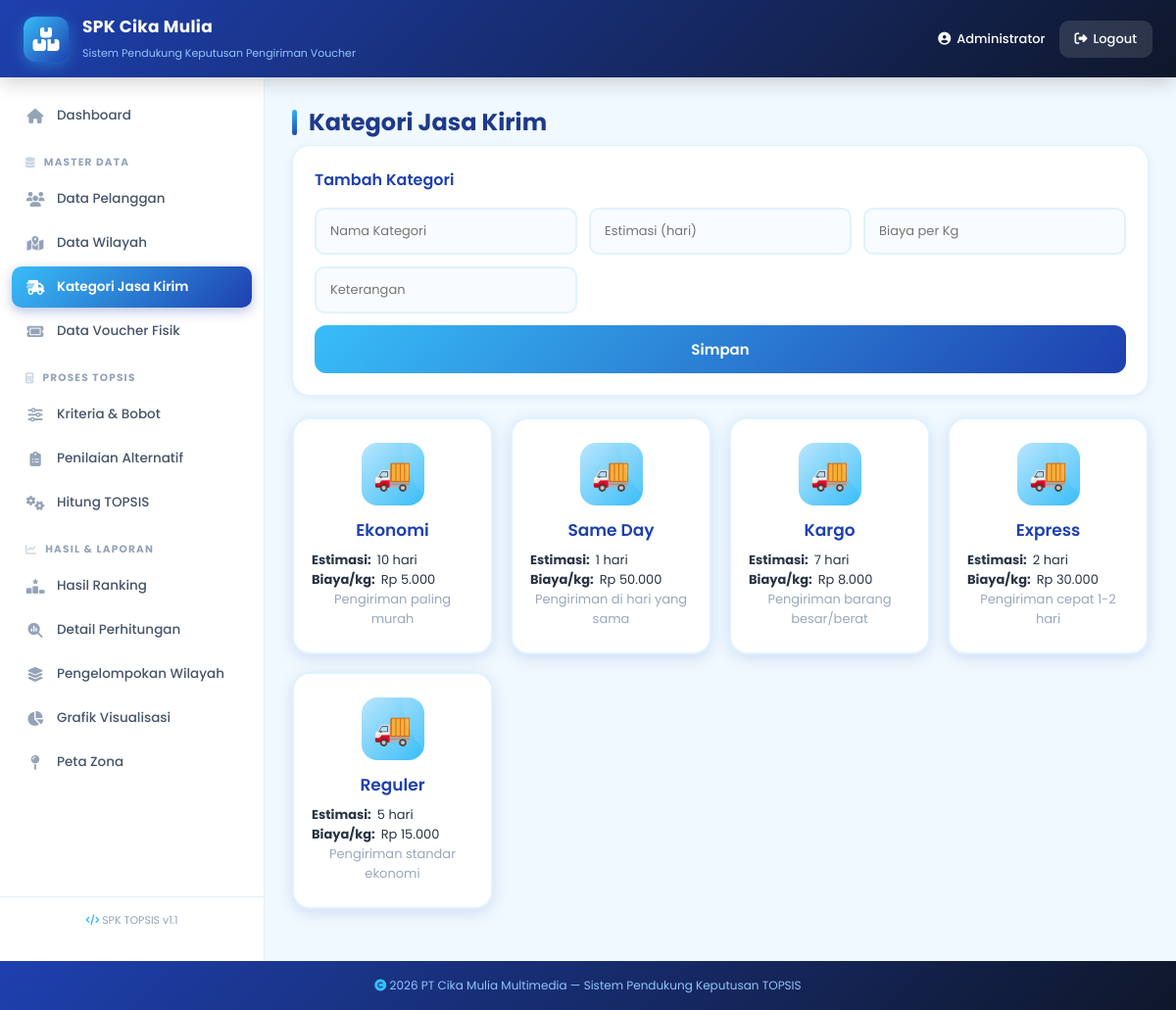
The page /pages/kategori_kirim.php (signed in) on the database its author committed.
### tables this page shows
CREATE TABLE kategori_kirim (
    id INT AUTO_INCREMENT PRIMARY KEY,
    nama_kategori VARCHAR(50) NOT NULL,
    estimasi_hari INT,
    biaya_per_kg DECIMAL(10,2),
    keterangan TEXT
);

### pages/kategori_kirim.php (the view)
<?php
include '../config/koneksi.php';
$data = mysqli_query($koneksi, "SELECT * FROM kategori_kirim ORDER BY id DESC");
include '../templates/header.php';
?>
<div class="layout">
  <?php include '../templates/sidebar.php'; ?>
  <main class="content">
    <h2 class="page-title">Kategori Jasa Kirim</h2>
    <div class="form-card">
      <h3>Tambah Kategori</h3>
      <form action="../proses/simpan_kategori.php" method="POST" class="form-grid">
        <input type="text" name="nama_kategori" placeholder="Nama Kategori" required>
        <input type="number" name="estimasi_hari" placeholder="Estimasi (hari)" required>
        <input type="number" step="0.01" name="biaya_per_kg" placeholder="Biaya per Kg" required>
        <input type="text" name="keterangan" placeholder="Keterangan">
        <button class="btn-primary" type="submit">Simpan</button>
      </form>
    </div>
    <div class="cards">
      <?php while($k = mysqli_fetch_assoc($data)): ?>
      <div class="card category-card">
        <div class="cat-icon">🚚</div>
        <h3><?= $k['nama_kategori'] ?></h3>
        <p><b>Estimasi:</b> <?= $k['estimasi_hari'] ?> hari</p>
        <p><b>Biaya/kg:</b> Rp <?= number_format($k['biaya_per_kg'],0,',','.') ?></p>
        <p class="muted"><?= $k['keterangan'] ?></p>
      </div>
      <?php endwhile; ?>
    </div>
  </main>
</div>
<?php include '../templates/footer.php'; ?>

### assets/css/style.css (style rules this page uses)
* { margin: 0; padding: 0; box-sizing: border-box; font-family: 'Poppins', 'Segoe UI', sans-serif; }
:root { --biru-muda: #e0f2fe; --biru-sky: #38bdf8; --biru-mid: #0ea5e9; --biru-tua: #1e40af; --biru-navy: #1e3a8a; --grad-1: linear-gradient(135deg, #38bdf8 0%, #1e40af 100%); --grad-2: linear-gradient(135deg, #bae6fd 0%, #38bdf8 100%); --grad-3: linear-gradient(135deg, #1e40af 0%, #0f172a 100%); --grad-4: linear-gradient(135deg, #0ea5e9 0%, #0284c7 100%); --shadow-sm: 0 2px 8px rgba(30, 64, 175, 0.08); --shadow: 0 4px 15px rgba(30, 64, 175, 0.15); --shadow-lg: 0 10px 30px rgba(30, 64, 175, 0.2); }
body { background: #f0f9ff; color: #1e293b; min-height: 100vh; }
.btn-primary { width: 100%; padding: 13px; border: none; border-radius: 12px; background: var(--grad-1); color: #fff; font-weight: 600; font-size: 15px; cursor: pointer; transition: .3s; display: flex; align-items: center; justify-content: center; gap: 8px; font-family: inherit; }
.layout { display: flex; min-height: calc(100vh - 74px); }
.content { flex: 1; padding: 28px; overflow-x: auto; }
.page-title { font-size: 24px; color: var(--biru-navy); margin-bottom: 6px; font-weight: 700; display: flex; align-items: center; gap: 12px; }
.page-title::before { content: ''; width: 5px; height: 26px; background: var(--grad-1); border-radius: 3px; }
.cards { display: grid; grid-template-columns: repeat(auto-fit, minmax(200px, 1fr)); gap: 18px; margin-bottom: 25px; }
.card { padding: 22px; border-radius: 18px; color: #fff; box-shadow: var(--shadow); transition: .3s; position: relative; overflow: hidden; }
.card::after { content: ''; position: absolute; right: -30px; top: -30px; width: 120px; height: 120px; background: rgba(255,255,255,0.08); border-radius: 50%; }
.card h3 { font-size: 34px; margin-bottom: 4px; font-weight: 700; }
.card p { font-size: 13px; opacity: .95; display: flex; align-items: center; gap: 6px; }
.category-card { background: #fff; color: #1e293b; text-align: center; border: 2px solid var(--biru-muda); padding: 24px 18px; }
.category-card h3 { font-size: 17px; color: var(--biru-tua); margin: 12px 0 8px; font-weight: 600; }
.category-card .cat-icon { font-size: 32px; width: 64px; height: 64px; background: var(--grad-2); border-radius: 16px; color: var(--biru-navy); display: inline-flex; align-items: center; justify-content: center; margin: 0 auto; }
.muted { color: #94a3b8; font-size: 12px; }
.form-card, .table-card, .info-box { background: #fff; padding: 22px; border-radius: 18px; box-shadow: var(--shadow-sm); margin-bottom: 22px; border: 1px solid #e0f2fe; }
.form-card h3, .table-card h3 { color: var(--biru-tua); margin-bottom: 16px; font-size: 16px; font-weight: 600; display: flex; align-items: center; gap: 9px; }
.form-grid { display: grid; grid-template-columns: repeat(auto-fit, minmax(200px, 1fr)); gap: 12px; }
.form-grid input, .form-grid select { padding: 12px 14px; border: 2px solid #e0f2fe; border-radius: 10px; font-size: 13px; transition: .3s; background: #f8fbff; font-family: inherit; }
.form-grid button { grid-column: 1 / -1; }

### rows shown on the page
kategori_kirim: nama_kategori "Ekonomi", estimasi_hari "10", biaya_per_kg "5.000", keterangan "Pengiriman paling murah"
kategori_kirim: nama_kategori "Same Day", estimasi_hari "1", biaya_per_kg "50.000", keterangan "Pengiriman di hari yang sama"
kategori_kirim: nama_kategori "Kargo", estimasi_hari "7", biaya_per_kg "8.000", keterangan "Pengiriman barang besar/berat"
kategori_kirim: nama_kategori "Express", estimasi_hari "2", biaya_per_kg "30.000", keterangan "Pengiriman cepat 1-2 hari"
kategori_kirim: nama_kategori "Reguler", estimasi_hari "5", biaya_per_kg "15.000", keterangan "Pengiriman standar ekonomi"

### other values the page prints
$_SESSION['nama'] "Administrator"
